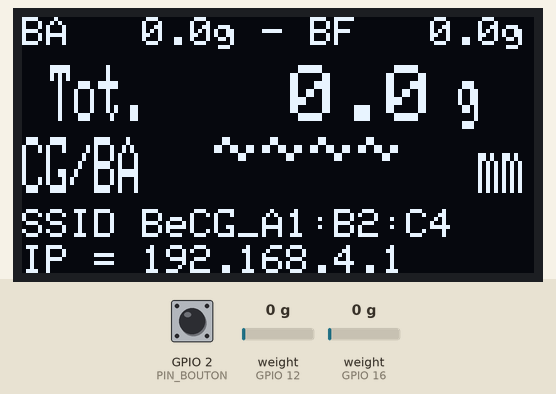
This sketch was run on a simulated ESP8266 (NodeMCU). Parts: 128×64 one-colour display. The test bench sets the inputs (shaded band); at power-on: GPIO 2 (PIN_BOUTON) HIGH, weight on the scale (sensors on GPIO 12, GPIO 16) 0 g. EEPROM starts erased; what the sketch prints to the serial monitor is not drawn.

Above: at 6.9 s.
7.0 s: GPIO 2 (PIN_BOUTON) pulled LOW for 0.4 s
At 8.0 s:
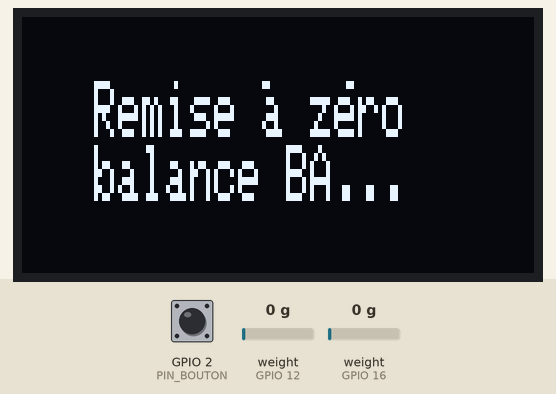
10.4 s: weight on the scale (sensor on GPIO 12) set to 4 g
At 12.8 s:
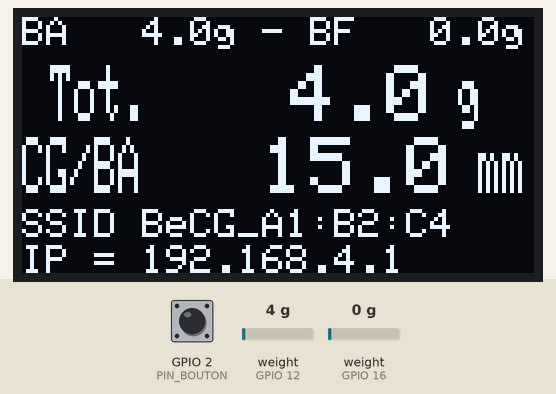
13.4 s: weight on the scale (sensor on GPIO 16) set to 100 g
At 13.79 s:
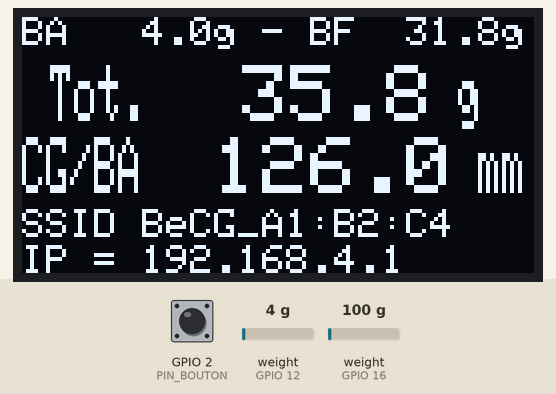
15.7 s: GPIO 2 (PIN_BOUTON) pulled LOW for 3.2 s
At 19.3 s:
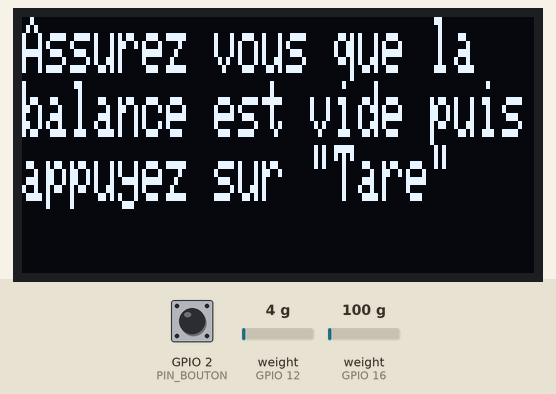
20.4 s: GPIO 2 (PIN_BOUTON) pulled LOW for 1 s
At 22.1 s:
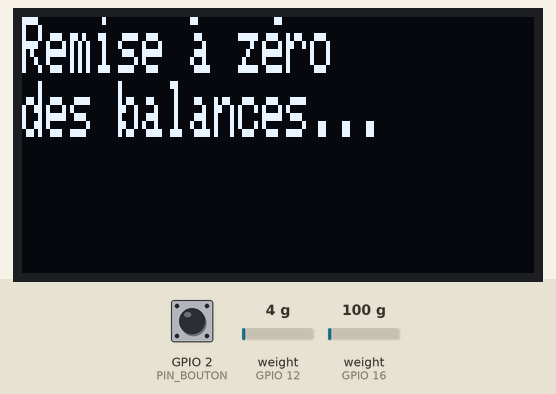
24.4 s: GPIO 2 (PIN_BOUTON) pulled LOW for 0.4 s
At 25.9 s:
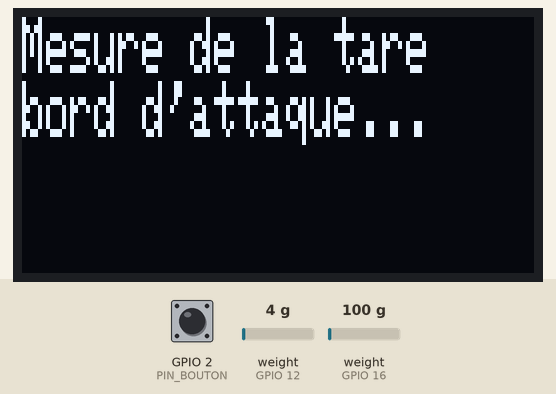
Timing chart, 0 to 27.4 s (numbered marks = the images above; inputs shaded):
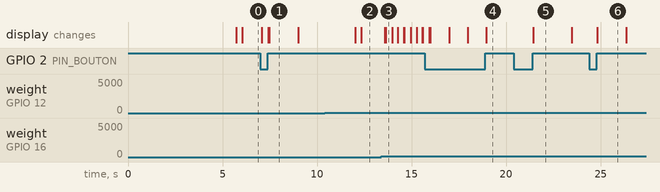

The sketch:

BeCG.ino
```cpp
/****************************************************************************/
/*                                                                          */
/* Copyright (C) 2023-2024 Gauthier Brière (gauthier.briere "at" gmail.com) */
/*                                                                          */
/* This file: BeCG.ino is part of BeCG                                      */
/*                                                                          */
/* BeCG is free software: you can redistribute it and/or modify it          */
/* under the terms of the GNU General Public License as published by        */
/* the Free Software Foundation, either version 3 of the License, or        */
/* (at your option) any later version.                                      */
/*                                                                          */
/* BeCG is distributed in the hope that it will be useful, but              */
/* WITHOUT ANY WARRANTY; without even the implied warranty of               */
/* MERCHANTABILITY or FITNESS FOR A PARTICULAR PURPOSE.  See the            */
/* GNU General Public License for more details.                             */
/*                                                                          */
/* You should have received a copy of the GNU General Public License        */
/* along with this program.  If not, see <http://www.gnu.org/licenses/>.    */
/*                                                                          */
/****************************************************************************/

#include "BeCG.h"


//----------------------------------------------------------------------------
// Variables globales
//----------------------------------------------------------------------------

char EEPROM_Version[EEPROM_VERSION_LEN];
char lang[LANG_LEN + 1];

// Capteurs de masse
HX711 hx711_ba;
HX711 hx711_bf;
// WiFi
char cli_ssid[MAX_SSID_LEN] = DEFAULT_CLI_SSID;
char cli_pwd[MAX_PWD_LEN]   = DEFAULT_CLI_PWD;
char ap_ssid[MAX_SSID_LEN]  = DEFAULT_AP_SSID;
char ap_pwd[MAX_PWD_LEN]    = DEFAULT_AP_PWD;
// mDNS
const char *myHostname = APP_NAME;
// DNS server
const byte DNS_PORT = 53;
DNSServer dnsServer;
// Web server
ESP8266WebServer server(80);
ESP8266HTTPUpdateServer httpUpdater;
// Masses et Centre de Gravité
float valeurMoy_ba = 0.0;
float valeurMoy_bf = 0.0;
float masseTotale = 0.0;
float positionCG = 0.0;

float entraxe       = DEFAULT_ENTAXE;
float pafBA         = DEFAULT_PAF_BA;
int16_t masseEtalon = DEFAULT_MASSE_ETALON;
float scaleBA       = DEFAULT_SCALE_BA;
float scaleBF       = DEFAULT_SCALE_BF;

// Flag pour attente des services web
bool reset_scale_en_cours = false;
bool tare_en_cours        = false;
bool etalonnage_en_cours  = false;
  // Flags pour désactiver le bouton tare et les mesures
bool disableBouton = false;
bool disableMesure = false;

//#define DT_COVARIANCE_RK 4.7e-3 // Estimation of the noise covariances (process)
//#define DT_COVARIANCE_QK 1e-5   // Estimation of the noise covariances (observation)
//#define DT_COVARIANCE_RK 0.00468921411002 // Estimation of the noise covariances (process)
//#define DT_COVARIANCE_QK 0.00468921411002   // Estimation of the noise covariances (observation)
#define DT_COVARIANCE_RK 0.002   // Estimation of the noise covariances (process)
#define DT_COVARIANCE_QK 0.00025 // Estimation of the noise covariances (observation)
TrivialKalmanFilter<float> filter_ba(DT_COVARIANCE_RK, DT_COVARIANCE_QK);
TrivialKalmanFilter<float> filter_bf(DT_COVARIANCE_RK, DT_COVARIANCE_QK);

void setup() {
  // Try pushing frequency to 160MHz.
  bool update_cpu_freq = system_update_cpu_freq(160);

  #if defined(DEBUG) || defined(DEBUG2) || defined(DEBUG_WEB) || defined(DEBUG_WEB_VALUE)
    // Init port série pour debug
    Serial.begin(115200);
    Serial.setDebugOutput(true);
    Serial.flush();
    Serial.println();
    Serial.flush();
  #endif

  #ifdef DEBUG
    //int cpuFreq = ESP.getCpuFreqMHz();
    int cpuFreq = system_get_cpu_freq();
    Serial.printf("\nStarting %s on ESP8266@%dMHz (system_update_cpu_freq() = %s)...\n\n", APP_NAME_VERSION, cpuFreq, update_cpu_freq?"true":"false");
    Serial.flush();
  #endif

  // Hardware init
  pinMode(PIN_BOUTON, INPUT_PULLUP);

  // Init affichage
  affichage_init();
  afficheSplash();

  // Récupération des paramètres EEPROM
  getEepromStartupData();

  // Initialisation du WiFi
  wifiApInit();
  wifiClientInit();

  // Démarrage du serveur web
  webServerInit();

  // Initialisation des balances
  balancesInit();

  delay(1000);

  // Effacement splash et affichage du pied de page
  clearDisplay();
  affichePiedPage();

}


void loop() {

  unsigned long debut = 0;
  unsigned long now = 0;
  float masse_ba = 0.0;
  float masse_bf = 0.0;
  int digitAffiche = -1;
  int digit = 0;

  // Pour laisser du temps au WiFi...
  delay(10);
  // https://forum.arduino.cc/t/yield-utilite-fonctionnement/883558
  yield();

  //DNS
  dnsServer.processNextRequest();
  if (WiFi.status() == WL_CONNECTED) {
    MDNS.update();
  }

  // Pour laisser du temps au WiFi...
  delay(10);
  // https://forum.arduino.cc/t/yield-utilite-fonctionnement/883558
  yield();

  //HTTP
  server.handleClient();

  // Pour laisser du temps au WiFi...
  delay(10);
  // https://forum.arduino.cc/t/yield-utilite-fonctionnement/883558
  yield();

  // Etat du bouton de tarrage
  if (!disableBouton) {
    int etat_bouton = digitalRead(PIN_BOUTON);
    if (etat_bouton == BOUTON_ON) {
      debut = millis();
      do {
        // Affiche les secondes d'appuis sur l'écran
        if (digitAffiche < 0) {
          digitAffiche = afficheDigit(0);
        } else {
          digit = (int)((millis() - debut)/1000);
          if (digit > 9) {
            // Un appuis de plus de 10 secondes fait rebooter la balance
            ESP.restart();
          }
          // met à jour l'affichage du digit à chaque seconde
          if (digit != digitAffiche) {
            digitAffiche = afficheDigit(digit);
          }
        }
        etat_bouton = digitalRead(PIN_BOUTON);
        delay(1);
        // https://forum.arduino.cc/t/yield-utilite-fonctionnement/883558
        yield();
      } while (etat_bouton != BOUTON_OFF);
      now = millis();
      if ((now - debut) > (APPUIS_LONG * 1000)) {
        #ifdef DEBUG
          Serial.printf("Etalonnages balances...\n");
        #endif
        etalonnage(); // Etalonnages avec une masse connue...
      } else {
        afficheMessage("\n   Remise à zéro\n   balances...");
        #ifdef DEBUG
          Serial.printf("Remise à zéro balances.\n");
        #endif
        tare();
      }
    }
  } // if (!disableBouton)

  // Pour laisser du temps au WiFi...
  delay(10);
  // https://forum.arduino.cc/t/yield-utilite-fonctionnement/883558
  yield();

  if (!disableMesure) {
    // Mesure des masses
    if (hx711_ba.wait_ready_timeout(1000, 5) && hx711_bf.wait_ready_timeout(1000, 5)) {
      debut = millis();
      masse_ba = hx711_ba.get_units();
      masse_bf = hx711_bf.get_units();
      now = millis();

      yield();

      // On applique le filtre de Kalman
      valeurMoy_ba = filter_ba.update(masse_ba);
      valeurMoy_bf = filter_bf.update(masse_bf);

      yield();

      #ifdef DEBUG2
        /*
        Serial.printf("%0.5f %0.5f\n", masse_ba, valeurMoy_ba);
        Serial.printf("%0.5f %0.5f\n", masse_bf, valeurMoy_bf);
        */
        Serial.printf("HX711 masses BA = %+0.1f,\tBF = %+0.1f,\tfiltrées BA = %+0.1f,\tBF = %+0.1f\n", \
                      masse_ba, \
                      masse_bf, \
                      valeurMoy_ba, \
                      valeurMoy_bf \
        );
      #endif // DEBUG2
    } else {
      afficheMessage("\n   Erreur capteur\n   de masse !");
      #ifdef DEBUG2
        Serial.printf("HX711 missing.\t");
      #endif
    }

    // On force l'arrondi à une décimale de la somme, ce qui évite l'affichage de -0.0
    masseTotale = roundf((valeurMoy_ba + valeurMoy_bf) * 10) / 10;
    // Puis, on arrondi les masse BA et BF après en avoir fait la somme
    valeurMoy_ba = roundf(valeurMoy_ba * 10) /10;
    valeurMoy_bf = roundf(valeurMoy_bf * 10) /10;

    // Affichage :
    afficheMasse_BA_BF(valeurMoy_ba, valeurMoy_bf);
    afficheMasseTotale(masseTotale);
    if ((abs(valeurMoy_ba) < 3) && (abs(valeurMoy_bf) < 3)) {
      // Il faut une masse mini de 3 grammes sur l'un des capteurs
      // pour déclencher le calcul et afficher le centrage.
      positionCG = 0.0;
    } else {
      positionCG = pafBA + ((entraxe * valeurMoy_bf)/(valeurMoy_ba + valeurMoy_bf));
    }
    afficheCG(positionCG);

  } // if (!disableMesure)

  // Pour laisser du temps au WiFi...
  delay(10);
  // https://forum.arduino.cc/t/yield-utilite-fonctionnement/883558
  yield();

}
```

BeCG.h
```cpp
/****************************************************************************/
/*                                                                          */
/* Copyright (C) 2023-2024 Gauthier Brière (gauthier.briere "at" gmail.com) */
/*                                                                          */
/* This file: BeCG.h is part of BeCG                                        */
/*                                                                          */
/* BeCG is free software: you can redistribute it and/or modify it          */
/* under the terms of the GNU General Public License as published by        */
/* the Free Software Foundation, either version 3 of the License, or        */
/* (at your option) any later version.                                      */
/*                                                                          */
/* BeCG is distributed in the hope that it will be useful, but              */
/* WITHOUT ANY WARRANTY; without even the implied warranty of               */
/* MERCHANTABILITY or FITNESS FOR A PARTICULAR PURPOSE.  See the            */
/* GNU General Public License for more details.                             */
/*                                                                          */
/* You should have received a copy of the GNU General Public License        */
/* along with this program.  If not, see <http://www.gnu.org/licenses/>.    */
/*                                                                          */
/****************************************************************************/

#ifndef BeCG_h
  #define BeCG_h

  #include <stdlib.h>
  #include <Adafruit_SSD1306.h>
  #include <EEPROM.h>
  #include <HX711.h>
  #include <ESP8266WiFi.h>
  #include <ESP8266mDNS.h>
  #include <ESP8266WebServer.h>
  #include <DNSServer.h>
  #include <LittleFS.h>
  #include <ESP8266HTTPUpdateServer.h>

  #include "translate.h"
  #include "TrivialKalmanFilter.h"
  #include "bitmaps.h"
  #include "affichage.h"
  #include "tools.h"
  #include "webserver.h"
  #include "becgwifi.h"

  // Pour debug sur port série
  #define DEBUG
  //#define DEBUG2          // Pour debugs dans la boucle...
  #define DEBUG_WEB       // debug des interractions web
  //#define DEBUG_WEB_VALUE // debug des appels de valeurs web

  #define COPYRIGHT             "G.Bri\x8Are 2023-2024"
  #define ORG_NAME              "fra589"
  #define APP_NAME              "BeCG"
  #define APP_VERSION_MAJOR     "1"
  #define APP_VERSION_MINOR     "0"
  #define APP_VERSION_DATE      "20240718"
  #define APP_VERSION_STRING    "v" APP_VERSION_MAJOR "." APP_VERSION_MINOR "." APP_VERSION_DATE
  #define APP_NAME_VERSION      APP_NAME " - " APP_VERSION_STRING "\0"
  #define EEPROM_VERSION_MAJOR  "0"
  #define EEPROM_VERSION_MINOR  "9"
  #define EEPROM_VERSION_REVIS  "2"
  #define EEPROM_VERSION        APP_NAME " EEPROM v" EEPROM_VERSION_MAJOR "." EEPROM_VERSION_MINOR "." EEPROM_VERSION_REVIS

  #define EEPROM_VERSION_LEN 32
  extern char EEPROM_Version[EEPROM_VERSION_LEN];

  // Adresses EEProm pour sauvegarde des paramètres
  #define EEPROM_LENGTH 512
  #define ADDR_EEPROM_VERSION  0 //   0 + 32 =  32
  #define ADDR_SCALE_BA       32 //  32 +  4 =  36
  #define ADDR_SCALE_BF       36 //  36 +  4 =  40
  #define ADDR_CLI_SSID       40 //  40 + 32 =  72
  #define ADDR_CLI_PWD        72 //  72 + 63 = 135
  #define ADDR_AP_SSID       135 // 135 + 32 = 167
  #define ADDR_AP_PWD        167 // 167 + 63 = 230
  #define ADDR_AP_CHANNEL    230 // 230 +  2 = 232
  #define ADDR_ENTRAXE       232 // 232 +  4 = 236
  #define ADDR_PAF_BA        236 // 236 +  4 = 240
  #define ADDR_MASSE_ETALON  240 // 240 +  2 = 242
  #define ADDR_LANG          242 // 242 +  3

  // Données mécanique de la balance
  #define DEFAULT_ENTAXE          125.0 // (mm) Distance entre las appuis BA et BF
  #define DEFAULT_PAF_BA           15.0 // (mm) Distance entre appuis BA et Cale bord attaque
  #define DEFAULT_MASSE_ETALON    500   // (g) Masse utilisée pour l'étalonnage
  #define DEFAULT_LANG            "fr"
  extern float entraxe;
  extern float pafBA;
  extern int16_t masseEtalon;
  #define LANG_LEN 2
  extern char lang[LANG_LEN + 1];

  // Câblages HX711
  #define LOADCELL_BA_DOUT_PIN 12 // D6/GPIO12
  #define LOADCELL_BA_SCK_PIN  13 // D7/GPIO13
  extern HX711 hx711_ba;
  #define LOADCELL_BF_DOUT_PIN 16 // D0/GPIO16
  #define LOADCELL_BF_SCK_PIN  14 // D5/GPIO14
  extern HX711 hx711_bf;

  // Echelle par défaut des balances
  #define DEFAULT_SCALE_BA 385.0
  #define DEFAULT_SCALE_BF 385.0
  extern float scaleBA;
  extern float scaleBF;

  // Bouton tarage
  #define PIN_BOUTON        2 // Pin D4/GPIO2 - Bouton de tarage
  #define BOUTON_ON         0
  #define BOUTON_OFF        1
  #define APPUIS_LONG       2 // 2 secondes

  // Valeurs des paramètres par défauts
  #define DEFAULT_CLI_SSID   ""       // SSID client (la balance se connecte si défini)
  #define DEFAULT_CLI_PWD    ""       // WPA-PSK/WPA2-PSK client
  #define DEFAULT_AP_SSID    "BeCG_"  // SSID de l'AP balance
  #define DEFAULT_AP_PWD     ""       // WPA-PSK/WPA2-PSK AP
  #define DEFAULT_AP_CHANNEL 3

  // Variable globales pour le WiFi
  #define MAX_SSID_LEN 32 // Longueur maxi d'un SSID
  #define MAX_PWD_LEN  63 // Longueur maxi des mots de passe WiFi
  extern char cli_ssid[MAX_SSID_LEN];
  extern char cli_pwd[MAX_PWD_LEN];
  extern char ap_ssid[MAX_SSID_LEN];
  extern char ap_pwd[MAX_PWD_LEN];

  // Web server
  extern ESP8266WebServer server;
  extern ESP8266HTTPUpdateServer httpUpdater;

  // DNS server
  extern DNSServer dnsServer;

  // hostname pour mDNS. devrait fonctionner au moins avec windows :
  // http://BeCG.local
  extern const char *myHostname;

  // Fichiers web
  #define ROOT_FILE "/index.html"

  // Masses et Centre de Gravité
  extern TrivialKalmanFilter<float> filter_ba;
  extern TrivialKalmanFilter<float> filter_bf;
  extern float valeurMoy_ba;
  extern float valeurMoy_bf;
  extern float masseTotale;
  extern float positionCG;

  // Flags pour désactiver le bouton tare et les mesures
  extern bool disableBouton;
  extern bool disableMesure;

#endif // BeCG_h
```

TrivialKalmanFilter.h
```cpp
// (licence header left out)
 #pragma once
 #include <math.h>

 /**
 * @mainpage Unidimensional trivial Kalman filter (header only, Arduino compatible) library
 *
 * @image html DS18B20Test.svg
 * - @ref TrivialKalmanFilter - API
 * - Examples
 *   - @ref Example             - How to use it
 *   - @ref DS18B20Test.ino     - Arduino example
 *   - @ref DS18B20Test.csv     - Sample data
 *   - @ref covariance.m        - Octave based covariance calculator
 * - <a href="https://github.com/dwrobel/TrivialKalmanFilter">Project page</a>
 */

/**
 * Unidimensional Kalman filter
 *
 * Useful for reducing input signal noise (e.g. from the temperature sensor).
 *
 * Memory efficient, consumes only 4 x sizeof(float)) [bytes] of RAM memory.
 * On (Arduino Nano 16MHz) execution of update() method takes about 100[us].
 *
 * @class TrivialKalmanFilter
 * @tparam D type to be used for arithmetic operations (e.g. float or double).
 * @example DS18B20Test.ino
 * @see https://en.wikipedia.org/wiki/Kalman_filter#Details
 */
template <typename D = float> class TrivialKalmanFilter {
public:
  /**
   * Instantiates Kalman filter
   *
   * @param Rk Estimation of the noise covariances (process)
   * @param Qk Estimation of the noise covariances (observation)
   *
   * @see covariance.m - Covariance calculator for Rk parameter
   * @see https://en.wikipedia.org/wiki/Kalman_filter#Estimation_of_the_noise_covariances_Qk_and_Rk
   *
   * Usage:
   * @anchor Example
   * @code
   * TrivialKalmanFilter tkf<float>(4.7e-3, 1e-5);
   *
   * while (true) {
   *     const auto filteredValue = tkf.update(getRawValueFromSensor());
   *     // further processing of filteredValue
   * }
   * @endcode
   */
  TrivialKalmanFilter(const D Rk, const D Qk)
      : Rk(Rk)
      , Qk(Qk) {
    reset();
  }

  /**
   * Updates Kalman filter
   *
   * @param zk measured value
   *
   * @return estimated value
   *
   * @see https://en.wikipedia.org/wiki/Kalman_filter#Predict
   */
  D update(const D zk) {
    D xk       = (Fk * xk_last) + (Bk * uk); // Predicted (a priori) state estimate
    D Pk       = (Fk * Pk_last * Fk_T) + Qk; // Predicted (a priori) error covariance
    D yk       = zk - (Hk * xk);             // Innovation or measurement pre-fit residual
    const D Sk = Rk + (Hk * Pk * Hk_T);      // Innovation (or pre-fit residual) covariance
    const D Kk = (Pk * Hk_T) / Sk;           // Optimal Kalman gain
    xk         = xk + (Kk * yk);             // Updated (a posteriori) state estimate
    Pk         = (I - (Kk * Hk)) * Pk;       // Updated (a posteriori) estimate covariance (a.k.a Joseph form)

#if 0 // unused part
    D yk       = zk - (Hk_T * xk);           // Measurement post-fit residual
#endif

    xk_last = xk;
    Pk_last = Pk;

    return xk;
  }

  /**
   * Returns last estimated value
   *
   * @return last estimated value
   */
  D get() const {
    return xk_last;
  }

  /**
   * Resets filter to its initial state
   */
  void reset(const D xk = 0, const D Pk = 1) {
    xk_last = xk;
    Pk_last = Pk;
  }

private:
  // Assumes simplified model
  static constexpr D k    = 1;
  static constexpr D Bk   = 0;
  static constexpr D uk   = 0;
  static constexpr D Fk   = 1;
  static constexpr D T    = 1;
  static constexpr D Fk_T = pow(Fk, T);
  static constexpr D Hk   = 1;
  static constexpr D Hk_T = pow(Hk, T);
  static constexpr D I    = 1;

  const D Rk;
  const D Qk;

  D xk_last;
  D Pk_last;
};
```

Source omitted: affichage.cpp (8301 bytes), affichage.h (2292 bytes), becgwifi.h (1965 bytes), bitmaps.h (13655 bytes), tools.cpp (14365 bytes), tools.h (2186 bytes), translate.cpp (2363 bytes), translate.h (7537 bytes), webserver.h (2408 bytes)

Measured:
- the behaviour switches between 2 and 3 g on weight on the scale (sensor on GPIO 12) (found by bisection; images 1 and 2)
- after the input at 7.0 s, the display: first changes after 0.08 s (image 1 shows a later state)
- after the input at 10.4 s, the display: first differs from a run without the input after 1.9 s (image 2)
- after the input at 13.4 s, the display: first changes after 0.17 s (image 3 shows a later state)
- after the input at 15.7 s, the display: first differs from a run without the input after 0.28 s (image 4 shows a later state)
- after the input at 20.4 s, the display: changes after 1.0 s (image 5)
- after the input at 24.4 s, the display: changes after 0.43 s (image 6)
